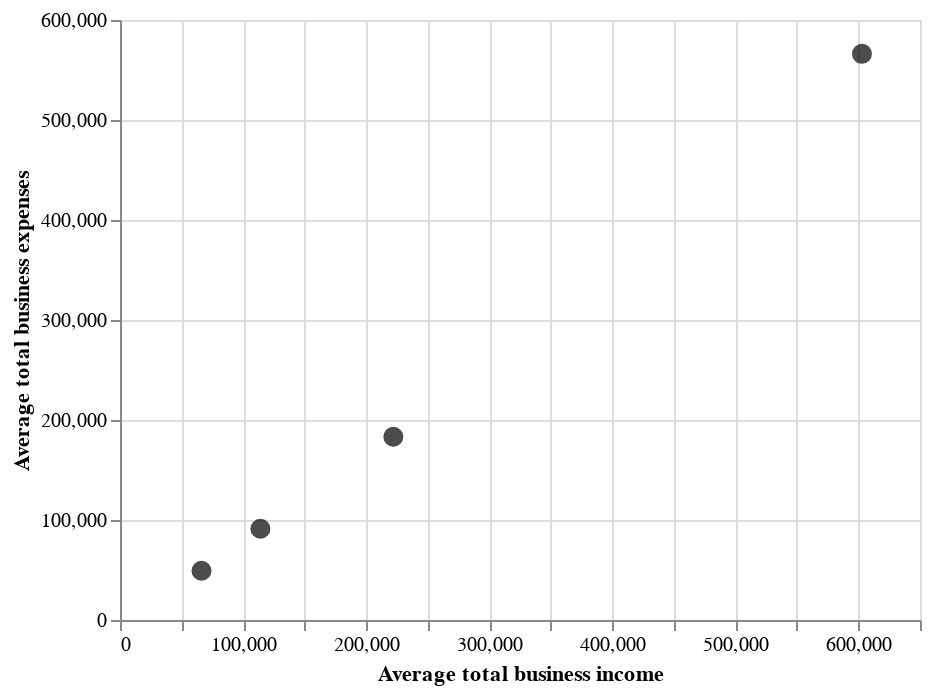

Here is the notebook cell this chart was saved with:
### Code cell
chart2

### Figure 1 — Vega-Lite specification as saved in the notebook (floating-point values rounded to 4 significant figures)
{"config": {"view": {"continuousWidth": 400, "continuousHeight": 300}}, "data": {"name": "data-aa10751f2a64ea54451173aa5c6f58a0"}, "mark": {"type": "circle", "size": 100}, "encoding": {"color": {"value": "black"}, "tooltip": [{"type": "quantitative", "field": "Average total business income"}, {"type": "quantitative", "field": "Average total business expenses"}], "x": {"type": "quantitative", "field": "Average total business income"}, "y": {"type": "quantitative", "field": "Average total business expenses"}}, "selection": {"selector014": {"type": "interval", "bind": "scales", "encodings": ["x", "y"]}}, "$schema": "https://vega.github.io/schema/vega-lite/v4.8.1.json", "datasets": {"data-aa10751f2a64ea54451173aa5c6f58a0": [{"Average total business income": 114100.0, "Average total business expenses": 91210.0}, {"Average total business income": 66240.0, "Average total business expenses": 49280.0}, {"Average total business income": 602800.0, "Average total business expenses": 566100.0}, {"Average total business income": 222100.0, "Average total business expenses": 183300.0}]}}
